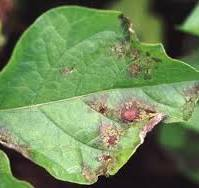
#> input picture feuille.jpg, 199 x 188 px
$ python segmentation.py
#> lines starting #> are read from the running program, lines starting #| are printed output that depends on the picture
import cv2
import numpy as np
from sklearn.cluster import KMeans

def segment(image_path):
    # Charger l'image
#> called with image_path = 'feuille.jpg'
    image = cv2.imread(image_path)
#> image is the input picture: shape (188, 199, 3); mean B, G, R 85.8, 132.4, 107.8
    image = cv2.cvtColor(image, cv2.COLOR_BGR2RGB)  # Convertir BGR en RGB
    h, w, c = image.shape
#> h = 188; w = 199; c = 3

    # Reshape pour obtenir un tableau de pixels
    pixels = image.reshape(-1, 3)  # Dimension (H*W, 3)

    # Nombre de clusters
    K = 2

    # Application de K-means clustering
    kmeans = KMeans(n_clusters=K, random_state=0, n_init='auto')
    kmeans.fit(pixels)

    # Remplacer chaque pixel par le centre du cluster auquel il appartient
    segmented_pixels = kmeans.cluster_centers_[kmeans.labels_]
    segmented_image = segmented_pixels.reshape(h, w, 3).astype(np.uint8)

    # Convertir l'image segmentée en niveaux de gris
    gray_image = cv2.cvtColor(segmented_image, cv2.COLOR_RGB2GRAY)
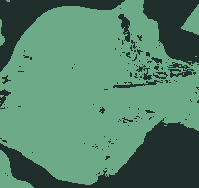
#> segmented_image: shape (188, 199, 3); mean of channels 0, 1, 2 107.3, 131.6, 85.3; drawn as B, G, R

    gray_image=cv2.resize(gray_image,(500,500),interpolation=cv2.INTER_AREA)


    # Sauvegarder l'image en noir et blanc
    cv2.imwrite('image_segmented.jpg', gray_image)
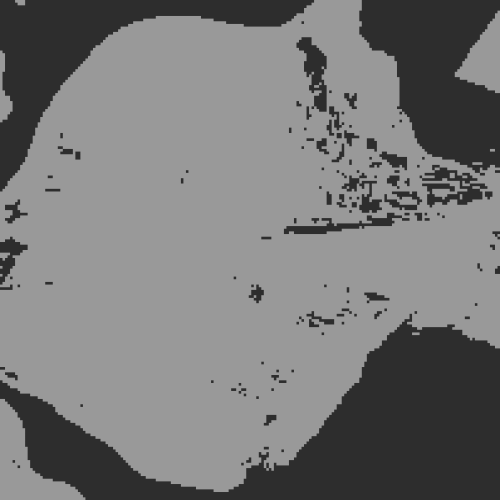
#> saved as image_segmented.jpg: shape (500, 500); min 45, max 153, mean 119.3
segment("feuille.jpg")
